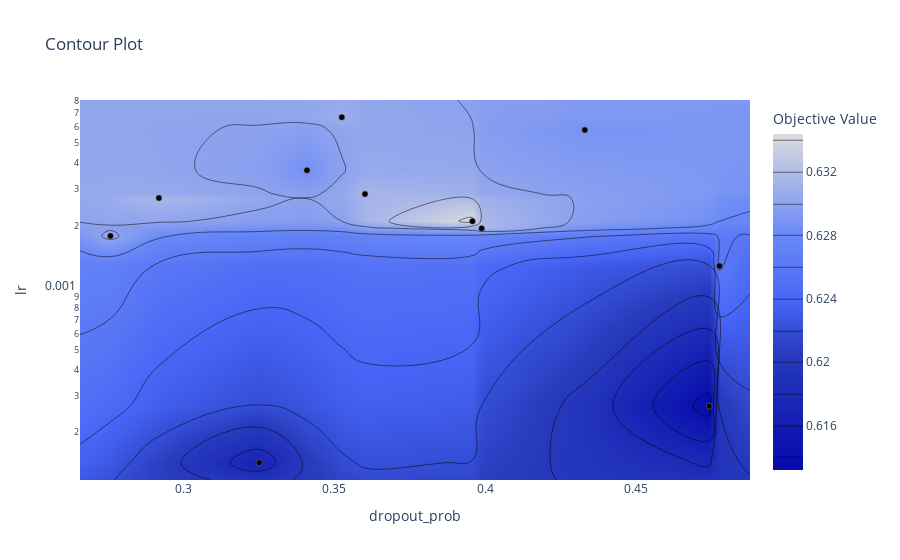

Write notebook code for a chart like this one.
### Code cell
fig = optuna.visualization.plot_contour(study, params=['lr', 'dropout_prob'])
fig.show()

### Figure 1 — Plotly figure (JSON) as saved in the notebook; plotly's stock layout.template omitted (floating-point values rounded to 4 significant figures; data arrays with more than 128 entries replaced by an {"elided": "..."} marker saying what was removed)
{"data": [{"colorbar": {"title": {"text": "Objective Value"}}, "colorscale": [[0, "rgb(5,10,172)"], [0.35, "rgb(40,60,190)"], [0.5, "rgb(70,100,245)"], [0.6, "rgb(90,120,245)"], [0.7, "rgb(106,137,247)"], [1, "rgb(220,220,220)"]], "connectgaps": true, "contours": {"coloring": "heatmap"}, "hoverinfo": "none", "line": {"smoothing": 1.3}, "reversescale": false, "type": "contour", "x": [0.2657, 0.2758, 0.2918, 0.3251, 0.3409, 0.3524, 0.3601, 0.3957, 0.3988, 0.433, 0.4742, 0.4776, 0.4877], "y": [0.0001174, 0.0001423, 0.0002673, 0.001275, 0.00178, 0.001935, 0.002097, 0.002717, 0.002839, 0.003696, 0.005797, 0.006678, 0.008095], "z": {"elided": "13x13 float values"}}, {"marker": {"color": "black", "line": {"color": "Grey", "width": 0.5}}, "mode": "markers", "showlegend": false, "type": "scatter", "x": [0.3601, 0.3251, 0.4776, 0.4742, 0.433, 0.3524, 0.3409, 0.3957, 0.3988, 0.2758, 0.2918], "y": [0.002839, 0.0001423, 0.001275, 0.0002673, 0.005797, 0.006678, 0.003696, 0.002097, 0.001935, 0.00178, 0.002717]}], "layout": {"title": {"text": "Contour Plot"}, "xaxis": {"range": [0.2657, 0.4877], "title": {"text": "dropout_prob"}}, "yaxis": {"range": [-3.93, -2.092], "title": {"text": "lr"}, "type": "log"}}}
